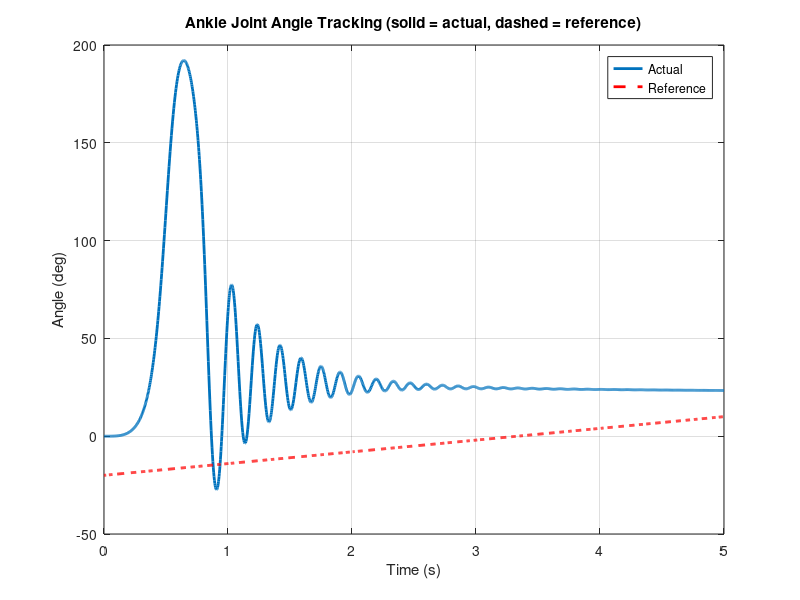
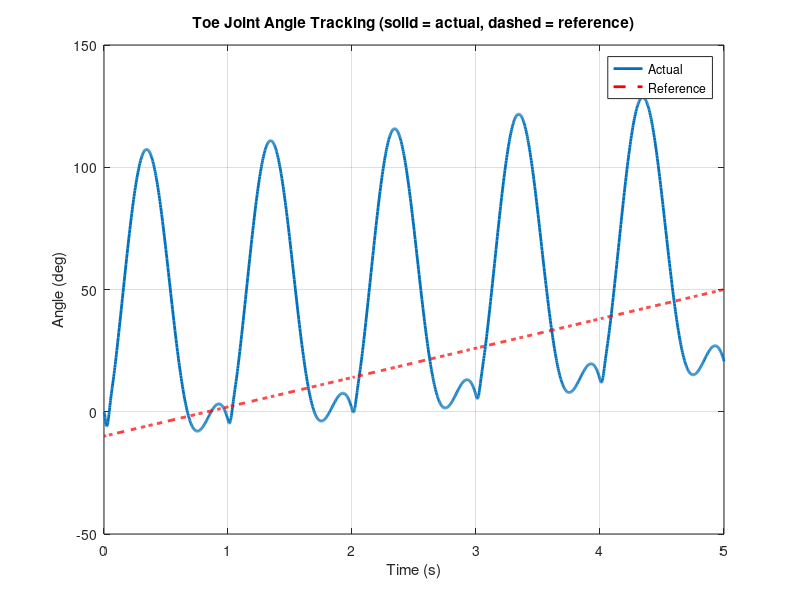
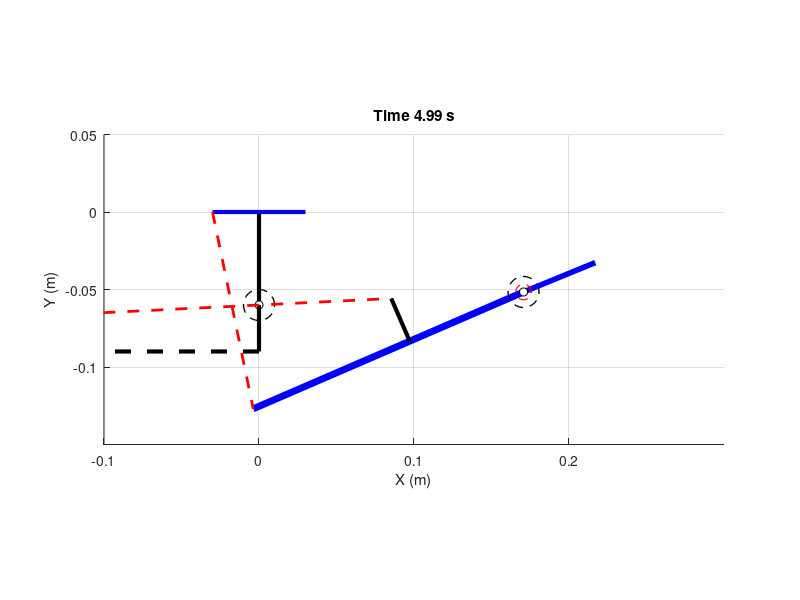

Write MATLAB code to recreate these figures, in order.
% Non-minimal version with PID
function prosthetic_foot_sim_v7()
    % Parameter definitions
    I_a = 0.01;       % Inertia of footplate (kg·m^2)
    I_t = 0.0001;     % Inertia of toe joint (kg·m^2)
    m_t = 0.08;       % Toe mass (kg)
    d = 0.16;         % Distance from toe joint to ankle joint (m)
    
    % Additional inertia of toe mass seen at ankle (parallel axis theorem)
    I_toe_at_ankle = I_t + m_t * d^2;
    I_a_total = I_a + I_toe_at_ankle;

    % Spring parameters
    k1 = 1000; L0 = 0.04;
    n = 3; p = 0.005;
    k3 = 1000; L3 = 0.12;
    n_t = 5; theta_t0 = 0;

    % Damping parameters
    b_a = 0.05;       % Ankle damping N·m·s/rad
    b_t = 0.01;       % Toe joint damping N·m·s/rad
    b_m = 0.005;      % Motor shaft damping (toe joint) N·m·s/rad

    % Initial states:
    % Added 4 new states: integral errors and previous errors for ankle and toe joints
    % [ankle angle; ankle velocity; motor displacement; motor velocity; 
    %  toe angle; toe velocity; ankle integral error; toe integral error]
    y0 = [0; 0; 0.04; 0; 0; 0; 0; 0]; 

    tspan = [0 5];

    [t, y] = ode45(@(t,y) dynamics_v7(t, y, ...
        I_a_total, I_t, k1, L0, n, p, k3, L3, ...
        n_t, theta_t0, b_a, b_t, b_m), tspan, y0);

    % Plot: ankle angle tracking
    figure();
    plot(t, y(:,1)*180/pi, 'LineWidth', 2); hold on;
    plot(t, arrayfun(@ankle_trajectory, t)*180/pi, '--r', 'LineWidth', 2);
    xlabel('Time (s)');
    ylabel('Angle (deg)');
    title('Ankle Joint Angle Tracking (solid = actual, dashed = reference)');
    legend('Actual', 'Reference');
    grid on;

    % Plot: toe joint angle tracking
    figure();
    plot(t, y(:,5)*180/pi, 'LineWidth', 2); hold on;
    plot(t, arrayfun(@toe_trajectory, t)*180/pi, '--r', 'LineWidth', 2);
    xlabel('Time (s)');
    ylabel('Angle (deg)');
    title('Toe Joint Angle Tracking (solid = actual, dashed = reference)');
    legend('Actual', 'Reference');
    grid on;
    
    % Motion visualization
    figure();
    visualize_motion_v7(t, y);
end

function dydt = dynamics_v7(t, y, I_a_total, I_t, ...
    k1, L0, n, p, k3, L3, n_t, theta_t0, b_a, b_t, b_m)

    theta_a = y(1); omega_a = y(2);
    x_m = y(3); omega_m = y(4);  % Motor angular velocity
    theta_t = y(5); omega_t = y(6);
    integral_e_a = y(7);
    integral_e_t = y(8);

    % Reference trajectories
    theta_a_ref = ankle_trajectory(t);
    theta_t_ref = toe_trajectory(t);

    dt = 0.01; % Sampling time for PID integration/differentiation
    % --- Ankle PID: compute motor velocity reference ---
    e_a = theta_a_ref - theta_a;
    integral_e_a = integral_e_a + e_a * dt;

    Kp_a = 10; Ki_a = 1; Kd_a = 40;
    % omega_m_ref = Kp_a*e_a + Ki_a*integral_e_a + Kd_a*de_a;
    omega_m_ref = Kp_a*e_a + Ki_a*integral_e_a;

    % --- Motor speed loop: compute motor angular acceleration ---
    K_motor = 5; % Motor speed loop gain
    alpha_m = K_motor * (omega_m_ref - omega_m);

    % --- Toe joint PID ---
    e_t = theta_t_ref - theta_t;
    integral_e_t = integral_e_t + e_t * dt;

    Kp_t = 5; Ki_t = 1; Kd_t = 40;
    % tau_pid_t = Kp_t*e_t + Ki_t*integral_e_t + Kd_t*de_t;
    tau_pid_t = Kp_t*e_t + Ki_t*integral_e_t;

    % --- Spring & damping forces ---
    O1 = [0; -0.06]; P_m = [x_m; -0.09];
    rot_a = [cos(theta_a), -sin(theta_a); sin(theta_a), cos(theta_a)];
    local_s1 = [0.08; -0.03];
    P_f = rot_a * local_s1 + O1;
    spring_vec = P_f - P_m;
    spring_len = norm(spring_vec);
    spring_dir = spring_vec / spring_len;
    F_spring1 = k1 * (spring_len - L0) * spring_dir;
    r1 = P_f - O1;
    torque1 = cross2D(r1, F_spring1);

    P_top = [-0.03; 0];
    local_s3 = [-0.03; -0.06];
    P_bottom = rot_a * local_s3 + O1;
    spring_vec3 = P_top - P_bottom;
    spring_len3 = norm(spring_vec3);
    spring_dir3 = spring_vec3 / spring_len3;
    F_spring3 = k3 * (spring_len3 - L3) * spring_dir3;
    r3 = P_bottom - O1;
    torque3 = cross2D(r3, F_spring3);

    % Ankle total torque: spring + damping (+ optional GRF)
    tau_GRF = ground_reaction_torque(t);
    total_torque_a = torque1 - b_a * omega_a;
    % Motor torque is represented indirectly by motor speed loop, not added here

    % Toe joint torque: PID + spring + damping + GRF
    torque_spring_t = -0.2 * (theta_t - theta_t0);
    damping_joint_t = -b_t * omega_t;
    damping_motor_t = - (b_m / n_t^2) * omega_t;
    tau_toe_GRF = toe_ground_reaction_torque(t);
    total_torque_t = tau_pid_t / n_t + torque_spring_t + damping_joint_t + damping_motor_t + tau_toe_GRF;

    % State derivatives
    dydt = zeros(8,1);
    dydt(1) = omega_a;
    dydt(2) = total_torque_a / I_a_total;
    dydt(3) = omega_m * n * p;    % Motor screw displacement (lead p)
    dydt(4) = alpha_m;            % Motor angular acceleration
    dydt(5) = omega_t;
    dydt(6) = total_torque_t / I_t;
    dydt(7) = e_a;
    dydt(8) = e_t;
end

function theta_ref = ankle_trajectory(t)
    theta_start = -20 * pi/180;
    theta_end = 10 * pi/180;
    T = 5;
    if t <= T
        theta_ref = theta_start + (theta_end - theta_start) * t / T;
    else
        theta_ref = theta_end;
    end
end

function theta_ref = toe_trajectory(t)
    theta_start = -10 * pi/180;
    theta_end = 50 * pi/180;
    T = 5;
    if t <= T
        theta_ref = theta_start + (theta_end - theta_start) * t / T;
    else
        theta_ref = theta_end;
    end
end

function z = cross2D(a, b)
    z = a(1)*b(2) - a(2)*b(1);
end

function visualize_motion_v7(t, y)
    for i = 1:10:length(t)
        theta_a = y(i,1);
        x_m = y(i,3);
        theta_t = y(i,5);

        clf; hold on;

        % Shank
        plot([0, 0], [0, -0.06], 'k-', 'LineWidth', 3);
        O1 = [0; -0.06];
        plot(O1(1), O1(2), 'ko', 'MarkerFaceColor', 'w');
        draw_circle(O1, 0.01, 'k', 1);

        plot([0, 0], [-0.06, -0.09], 'k-', 'LineWidth', 3);

        % Socket adapter
        plot([-0.03, 0.03], [0, 0], 'b-', 'LineWidth', 3);

        % Footplate
        foot_pts = [-0.03, -0.12; 0.16, -0.12]';
        rot_a = [cos(theta_a), -sin(theta_a); sin(theta_a), cos(theta_a)];
        foot_rot = rot_a * (foot_pts - O1) + O1;
        plot(foot_rot(1,:), foot_rot(2,:), 'b-', 'LineWidth', 5);

        % Series spring
        P_m = [x_m; -0.09];
        local_s1 = [0.08; -0.03];
        P_f = rot_a * local_s1 + O1;
        plot([P_m(1), P_f(1)], [P_m(2), P_f(2)], 'r--', 'LineWidth', 2);

        plot([0, P_m(1)], [P_m(2), -0.09], 'k--', 'LineWidth', 3);

        % Arch support linkage
        P0 = [-0.03; -0.12];
        P1 = [0.16; -0.12];
        dir = (P1 - P0) / norm(P1 - P0);
        P_local = P0 + dir * 0.11;
        P_global = rot_a * (P_local - O1) + O1;
        plot([P_global(1), P_f(1)], [P_global(2), P_f(2)], 'k-', 'LineWidth', 3);

        % Parallel spring
        P_top = [-0.03; 0];
        local_s3 = [-0.03; -0.06];
        P_bottom = rot_a * local_s3 + O1;
        plot([P_top(1), P_bottom(1)], [P_top(2), P_bottom(2)], 'r--', 'LineWidth', 2);

        % Toe joint
        O2_local = [0.16; -0.12];
        O2 = rot_a * (O2_local - O1) + O1;
        draw_circle(O2, 0.01, 'k', 1);

        toe_length = 0.05;
        rot_t = [cos(theta_t), -sin(theta_t); sin(theta_t), cos(theta_t)];
        toe_vec = rot_t * [toe_length; 0];
        toe_end = O2 + toe_vec;

        plot([O2(1), toe_end(1)], [O2(2), toe_end(2)], 'b-', 'LineWidth', 4);
        plot(O2(1), O2(2), 'ko', 'MarkerFaceColor', 'w');
        draw_circle(O2, 0.005, 'r', 1);

        axis equal;
        axis([-0.1 0.3 -0.15 0.05]);
        title(sprintf('Time %.2f s', t(i)));
        xlabel('X (m)');
        ylabel('Y (m)');
        grid on;
        pause(0.02);
    end
end

function draw_circle(center, radius, color, linewidth)
    theta = linspace(0, 2*pi, 50);
    x = center(1) + radius * cos(theta);
    y = center(2) + radius * sin(theta);
    plot(x, y, 'Color', color, 'LineWidth', linewidth, 'LineStyle', '--');
end

% Ground reaction torque at ankle (simplified model)
function tau_GRF = ground_reaction_torque(t)
    T = 1;             % Gait cycle duration (s)
    F_max = 600;       % Maximum vertical GRF (N)
    % Vertical GRF approximated as sine wave
    F_y = max(0, F_max * sin(pi * mod(t, T) / T));
    
    % Center of pressure moves from heel (-0.05 m) to toe (+0.05 m)
    r_x = 0.05 * sin(2 * pi * mod(t, T) / T)+0.02;
    
    % Torque = moment arm × force
    tau_GRF = r_x * F_y;
end

% Ground reaction torque at toe
function tau_toe_GRF = toe_ground_reaction_torque(t)
    T = 1;              % Gait cycle duration (s)
    F_toe_max = 100;    % Maximum toe vertical load (N)
    mu = 0.5;           % Friction coefficient

    % Vertical force
    F_v = max(0, F_toe_max * sin(pi * mod(t, T) / T));

    % Frictional force (simplified model)
    F_f = - mu * F_v; 

    % Moment arm (toe joint to contact point, m)
    r_toe = 0.03 * sin(2 * pi * mod(t, T) / T)+0.03; 

    % Torque = (vertical + frictional force) × moment arm
    tau_toe_GRF = r_toe * (F_v + F_f);
end
